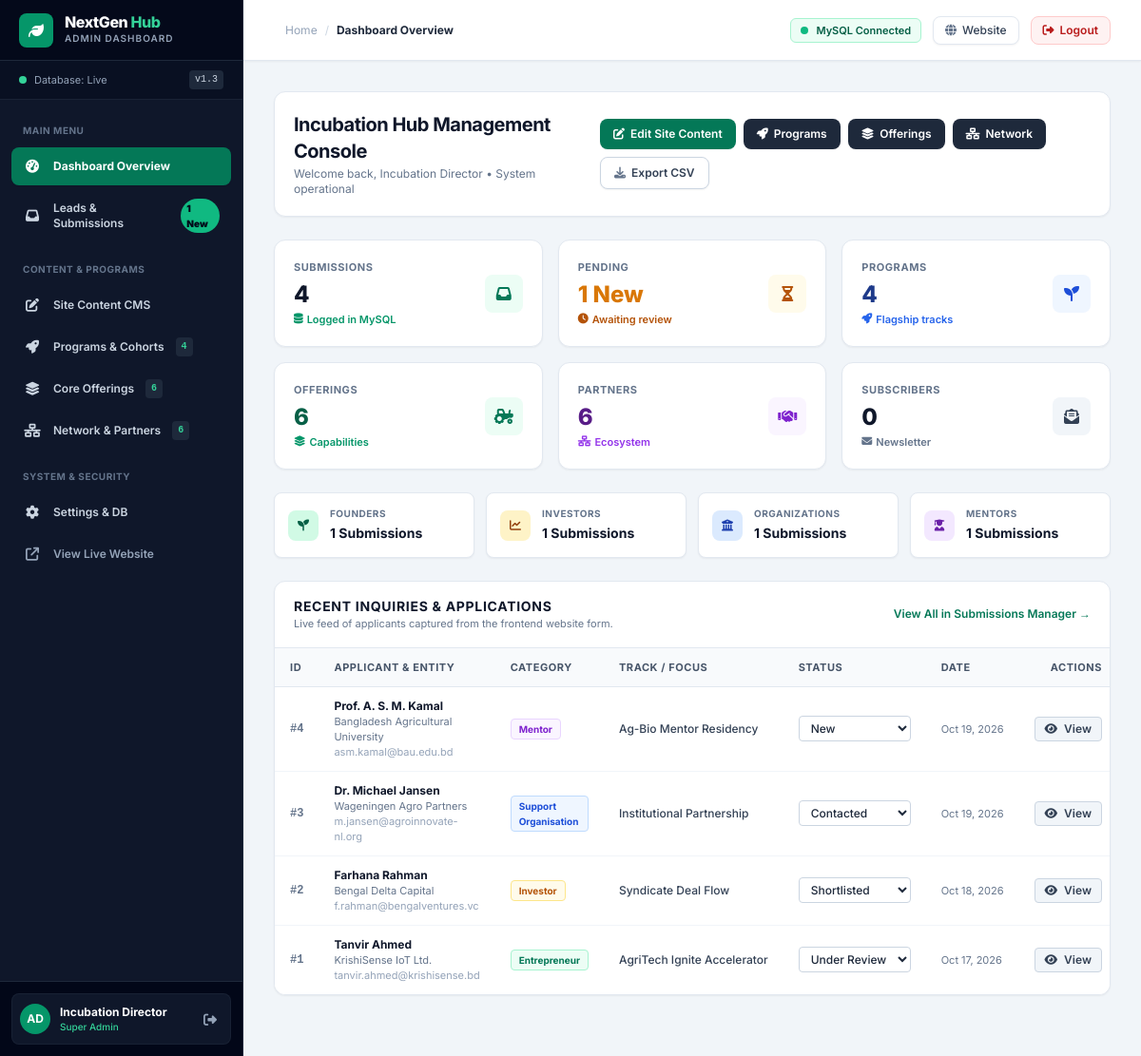
/admin/index.php (signed in), run on the app's committed database.
### tables this page shows
CREATE TABLE IF NOT EXISTS `hub_submissions` (
    `id` INT UNSIGNED AUTO_INCREMENT PRIMARY KEY,
    `full_name` VARCHAR(150) NOT NULL,
    `email` VARCHAR(150) NOT NULL,
    `phone` VARCHAR(50) DEFAULT NULL,
    `organization` VARCHAR(150) DEFAULT NULL,
    `category` ENUM('Entrepreneur', 'Investor', 'Support Organisation', 'Mentor') NOT NULL,
    `sub_interest` VARCHAR(100) DEFAULT NULL,
    `pitch_url` VARCHAR(255) DEFAULT NULL,
    `message` TEXT NOT NULL,
    `admin_notes` TEXT DEFAULT NULL,
    `ip_address` VARCHAR(45) DEFAULT NULL,
    `status` ENUM('New', 'Under Review', 'Shortlisted', 'Contacted', 'Archived') DEFAULT 'New',
    `created_at` TIMESTAMP DEFAULT CURRENT_TIMESTAMP,
    `updated_at` TIMESTAMP DEFAULT CURRENT_TIMESTAMP ON UPDATE CURRENT_TIMESTAMP,
    INDEX `idx_category` (`category`),
    INDEX `idx_created_at` (`created_at`),
    INDEX `idx_status` (`status`)
);

### admin/index.php (the view, shortened to what the rows shown need)
<?php
require_once __DIR__ . '/auth.php';
$recentSubmissions = getHubSubmissions(15);
?>
<div class="mb-6 flex flex-col sm:flex-row sm:items-center justify-between gap-4 bg-white p-5 rounded-xl border border-slate-200 shadow-sm">
    <div>
        <h1 class="text-xl font-bold text-slate-900 tracking-tight">Incubation Hub Management Console</h1>
    </div>
</div>
<div class="bg-white rounded-xl border border-slate-200 shadow-sm overflow-hidden mb-8">
    <div class="px-5 py-4 border-b border-slate-200 flex flex-col sm:flex-row sm:items-center justify-between gap-2">
        <div>
            <h2 class="text-sm font-bold text-slate-900 uppercase tracking-wider">Recent Inquiries & Applications</h2>
        </div>
    </div>
    <div class="overflow-x-auto">
        <table class="w-full text-left text-xs border-collapse">
            <thead class="bg-slate-50 text-slate-600 uppercase font-bold text-[11px] tracking-wider border-b border-slate-200">
                <tr>
                    <th class="px-4 py-3">ID</th>
                    <th class="px-4 py-3">Applicant & Entity</th>
                    <th class="px-4 py-3">Category</th>
                    <th class="px-4 py-3">Track / Focus</th>
                    <th class="px-4 py-3">Status</th>
                    <th class="px-4 py-3">Date</th>
                    <th class="px-4 py-3 text-right">Actions</th>
                </tr>
            </thead>
            <tbody class="divide-y divide-slate-100 bg-white">
                <?php if (empty($recentSubmissions)): ?>
                    <tr>
                        <td colspan="7" class="px-4 py-8 text-center text-slate-400">
                            No submissions recorded in database.
                        </td>
                    </tr>
                <?php else: ?>
                    <?php foreach ($recentSubmissions as $row):
                        $badgeColor = match ($row['category']) {
                            'Entrepreneur' => 'bg-emerald-50 text-emerald-700 border-emerald-200',
                            'Investor' => 'bg-amber-50 text-amber-700 border-amber-200',
                            'Support Organisation' => 'bg-blue-50 text-blue-700 border-blue-200',
                            'Mentor' => 'bg-purple-50 text-purple-700 border-purple-200',
                            default => 'bg-slate-50 text-slate-700 border-slate-200',
                        };
                    ?>
                        <tr class="hover:bg-slate-50 transition">
                            <td class="px-4 py-3 font-mono font-semibold text-slate-500">
                                #<?= htmlspecialchars($row['id']) ?>
                            </td>
                            <td class="px-4 py-3">
                                <span class="font-bold text-slate-900 block"><?= htmlspecialchars($row['full_name']) ?></span>
                                <span class="text-[11px] text-slate-500"><?= htmlspecialchars($row['organization'] ?: 'Independent') ?></span>
                                <span class="text-[11px] text-slate-400 block"><?= htmlspecialchars($row['email']) ?></span>
                            </td>
                            <td class="px-4 py-3">
                                <span class="inline-flex items-center px-2 py-0.5 rounded text-[10px] font-bold border <?= $badgeColor ?>">
                                    <?= htmlspecialchars($row['category']) ?>
                                </span>
                            </td>
                            <td class="px-4 py-3 text-slate-700 font-medium max-w-xs truncate" title="<?= htmlspecialchars($row['sub_interest']) ?>">
                                <?= htmlspecialchars($row['sub_interest'] ?: 'General Program') ?>
                            </td>
                            <td class="px-4 py-3">
                                <form method="POST" action="index.php" class="inline">
                                    <select name="status" onchange="this.form.submit()" class="px-2 py-1 rounded border text-xs font-medium bg-white text-slate-800 border-slate-300 focus:outline-none focus:border-emerald-600">
                                        <option value="New" <?= $row['status'] === 'New' ? 'selected' : '' ?>>New</option>
                                        <option value="Under Review" <?= $row['status'] === 'Under Review' ? 'selected' : '' ?>>Under Review</option>
                                        <option value="Shortlisted" <?= $row['status'] === 'Shortlisted' ? 'selected' : '' ?>>Shortlisted</option>
                                        <option value="Contacted" <?= $row['status'] === 'Contacted' ? 'selected' : '' ?>>Contacted</option>
                                    </select>
                                </form>
                            </td>
                            <td class="px-4 py-3 text-[11px] text-slate-500 whitespace-nowrap">
                                <?= date('M d, Y', strtotime($row['created_at'])) ?>
                            </td>
                            <td class="px-4 py-3 text-right whitespace-nowrap">
                                <button type="button"
                                    class="view-lead-btn px-2.5 py-1 rounded bg-slate-100 hover:bg-slate-200 text-slate-700 font-semibold text-xs border border-slate-300 transition"
                                    data-id="<?= htmlspecialchars($row['id']) ?>"
                                    data-name="<?= htmlspecialchars($row['full_name']) ?>"
                                    data-email="<?= htmlspecialchars($row['email']) ?>"
                                    data-phone="<?= htmlspecialchars($row['phone'] ?? '') ?>"
                                    data-org="<?= htmlspecialchars($row['organization'] ?? '') ?>"
                                    data-category="<?= htmlspecialchars($row['category']) ?>"
                                    data-track="<?= htmlspecialchars($row['sub_interest'] ?? '') ?>"
                                    data-pitch="<?= htmlspecialchars($row['pitch_url'] ?? '') ?>"
                                    data-status="<?= htmlspecialchars($row['status']) ?>"
                                    data-notes="<?= htmlspecialchars($row['admin_notes'] ?? '') ?>"
                                    data-date="<?= date('M d, Y H:i', strtotime($row['created_at'])) ?>"
                                    data-message="<?= htmlspecialchars($row['message']) ?>">
                                    <i class="fa-solid fa-eye mr-1"></i> View
                                </button>
                            </td>
                        </tr>
                    <?php endforeach; ?>
                <?php endif; ?>
            </tbody>
        </table>
    </div>
</div>

### data on the page
hub_submissions: id "4", full_name "Prof. A. S. M. Kamal", organization "Bangladesh Agricultural University", email "asm.kamal@bau.edu.bd", category "Mentor", sub_interest "Ag-Bio Mentor Residency", status "New", created_at "Oct 19, 2026"
hub_submissions: id "3", full_name "Dr. Michael Jansen", organization "Wageningen Agro Partners", email "m.jansen@agroinnovate-nl.org", category "Support Organisation", sub_interest "Institutional Partnership", status "Contacted", created_at "Oct 19, 2026"
hub_submissions: id "2", full_name "Farhana Rahman", organization "Bengal Delta Capital", email "f.rahman@bengalventures.vc", category "Investor", sub_interest "Syndicate Deal Flow", status "Shortlisted", created_at "Oct 18, 2026"
hub_submissions: id "1", full_name "Tanvir Ahmed", organization "KrishiSense IoT Ltd.", email "tanvir.ahmed@krishisense.bd", category "Entrepreneur", sub_interest "AgriTech Ignite Accelerator", status "Under Review", created_at "Oct 17, 2026"

### other printed values
$stats['new'] "1"
$stats['total_programs'] "4"
$stats['total_offerings'] "6"
$stats['total_partners'] "6"
substr($admin['username'], 0, 2) "AD"
$admin['full_name'] "Incubation Director"
$admin['role'] "Super Admin"
$breadcrumb "Dashboard Overview"
getCurrentAdmin()['full_name'] "Incubation Director"
$stats['total'] "4"
$stats['subscribers'] "0"
$stats['entrepreneurs'] "1"
$stats['investors'] "1"
$stats['organisations'] "1"
$stats['mentors'] "1"
